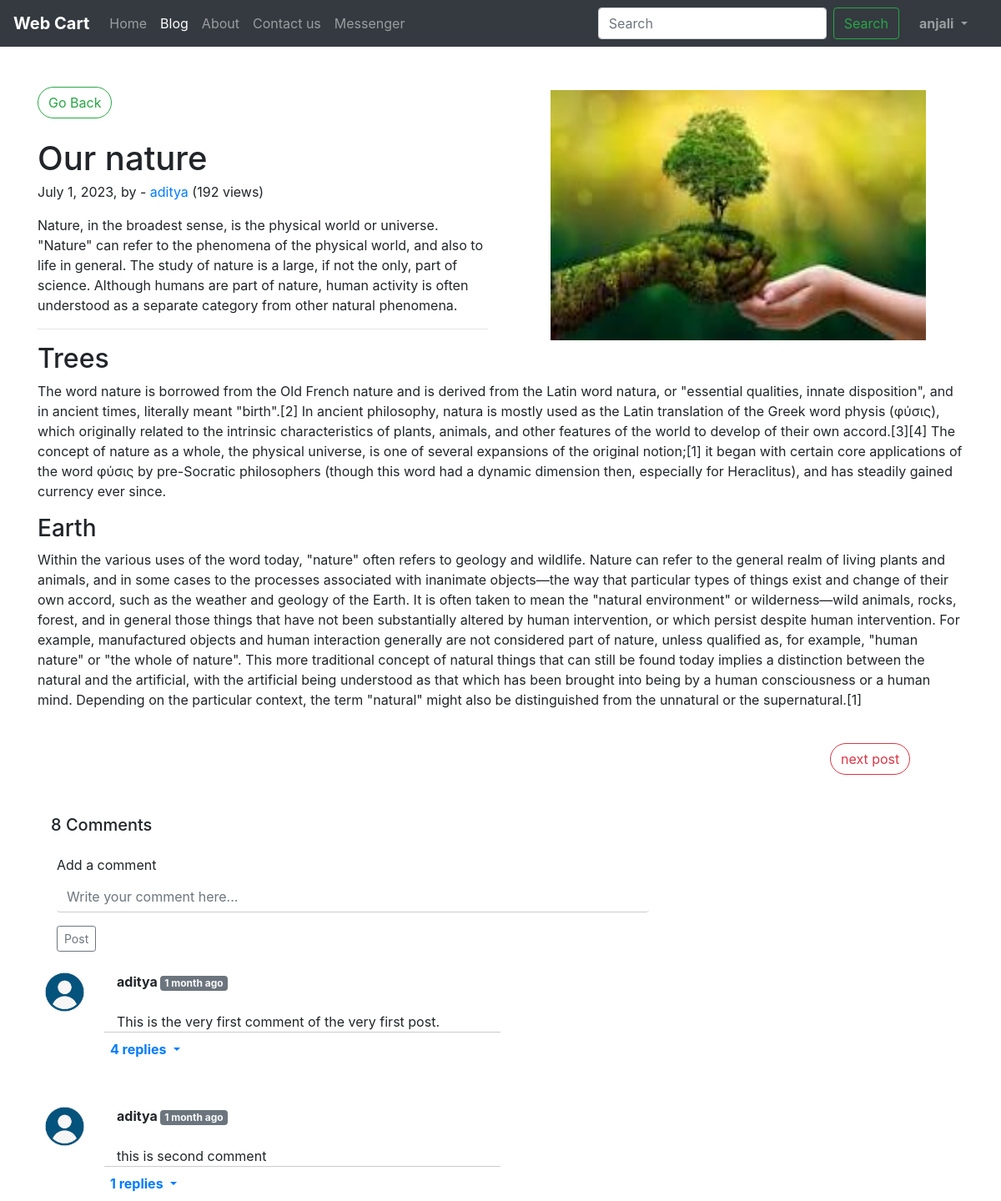
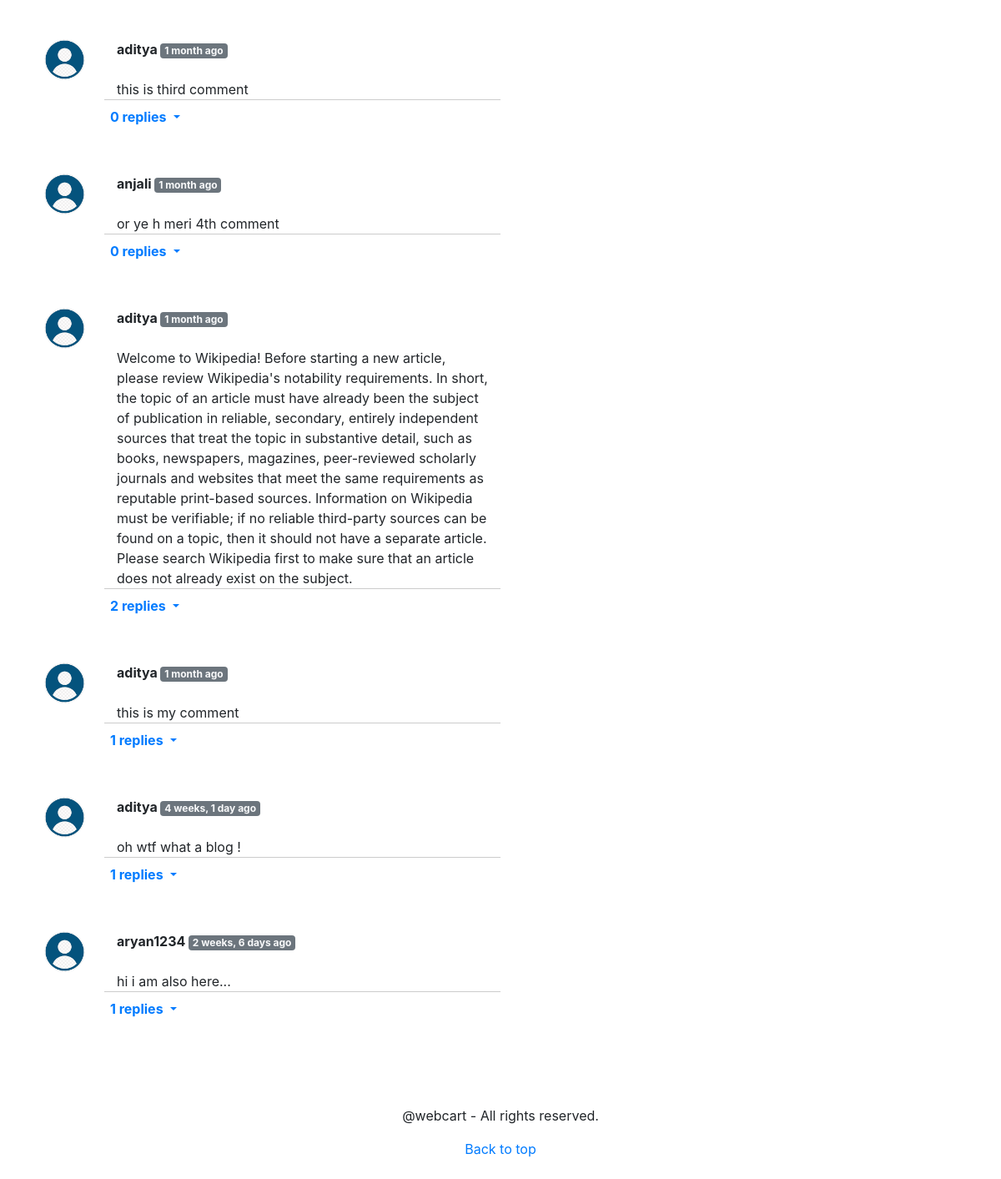
Screenshot of /blog/BlogPost/1 (signed in) with the database file from the repository (2 pictures, top to bottom).
### blog/models.py (models this page shows, shortened)
class BlogPost(models.Model):
    blog_id = models.AutoField(primary_key=True)
    category = models.CharField(max_length=50, default="")
    title = models.CharField(max_length=100)
    intro = models.CharField(max_length=550)
    whole_content = models.TextField(default='', null=True)
    heading01 = models.CharField(max_length=50, default='', null=True)
    content01 = models.CharField(max_length=5000, default='', null=True)
    heading02 = models.CharField(max_length=50, default="", null=True)
    content02 = models.CharField(max_length=5000, default="", null=True)
    heading03 = models.CharField(max_length=50, default="", null=True)
    content03 = models.CharField(max_length=5000, default="", null=True)
    publish_date = models.DateField(auto_now_add=True)
    image = models.ImageField(upload_to="blog/images", default="", null=True)
    views = models.IntegerField(default=0)

class Comment(models.Model):
    s_no = models.AutoField(primary_key=True)
    your_comment = models.TextField()
    user = models.ForeignKey(User, on_delete=models.CASCADE)
    post = models.ForeignKey(BlogPost, on_delete=models.CASCADE)
    parent = models.ForeignKey('self', on_delete=models.CASCADE, null=True)
    timeStamp = models.DateTimeField(default=now)

### blog/views.py (the view)
# urls.py: path("BlogPost/<int:blg_id>", views.blogPost, name='BlogPost'),
def blogPost(request, blg_id):
    blogs = BlogPost.objects.all()
    posts = BlogPost.objects.filter(blog_id=blg_id).first()
    posts.views+=1
    posts.save()
    comments = Comment.objects.filter(post=posts, parent=None)
    replies = Comment.objects.filter(post=posts).exclude(parent=None)
    reply_count = []
    for i in comments:
        temp=0
        for j in replies:
            if j.parent.s_no == i.s_no:
                temp+=1
        reply_count.append([i, temp])
    l=[]
    for i in blogs:
        l.append(i.blog_id)
    return render(request, 'blog/blogPost.html', {'post': posts, 'len': len(blogs), 'ids': l, "comments": reply_count, "replies":replies})

### blog/templates/blog/blogPost.html (shortened to what this page needs)
{% extends 'blog/basic.html' %}
{% block body %}
{% load humanize %}
<article class="blog-post container my-5">
    <div class="row">
        <div class="col-6">
            <button class="btn btn-outline-success rounded-pill mb-4" onclick="window.location = '/blog/blogs'">Go
                Back</button>
            <h1 class="display-5 link-body-emphasis mb-1">{{post.title}}</h1>
            <p class="blog-post-meta">{{post.publish_date}}, by - <span class="text-primary">aditya</span>
                <span>({{post.views}} views)</span>
            </p>
            <p>{{post.intro}}</p>
            <hr>
        </div>
        <div class="col-6" style="display: flex; align-items: center; justify-content: center;">
            <img src="/media/{{post.image}}" alt="" style="width: 450px; height: 300px;">
        </div>
    </div>
    <h2>{{post.heading01}}</h2>
    <p>{{post.content01}}</p>
    <h3>{{post.heading02}}</h3>
    <p>{{post.content02}}</p>
    <div class="row">
        <div class="col-10 mt-4">
        </div>
        <div class="col-2 mt-4">
            <button class="btn btn-outline-danger rounded-pill" id="next" onclick="next()">next post</button>
        </div>
    </div>
</article>
<div class="container">
    <h5 class="ml-3">{{comments|length}} Comments</h5>
    {% if request.user.is_authenticated %}
    <form action="/blog/comments/" method="post" class="col-md-8 mx-2 mb-4 mt-4"> {% csrf_token %}
        <div class="mb-3" id="field">
            <label for="comment-{{comment.s_no}}" class="form-label">Add a comment</label>
            <textarea id="comment-{{comment.s_no}}" rows="1" class="form-control" name="comment" placeholder="Write your comment here..."
                required></textarea>
        </div>
        <button type="submit" class="btn btn-sm btn-outline-secondary">Post</button>
    </form>
    {% else %}
    <p class="ml-4 mb-5">Login to add comments.</p>
    {% endif %}
    {% for comment, reply_count in comments %}
    <div class="row">
        <div class="col-md-1"><img class="w-100 px-2" style="border-radius: 50%;" src="/static/user2.png" alt=""></div>
        <div class="col-md-5" style="border-bottom: 1px solid #ccc;">
            <p class="mb-4"><b>{{comment.user.username}} </b>
                <span class="badge bg-secondary text-light"> {{comment.timeStamp | naturaltime}}</span>
            </p>
            {{comment.your_comment}}
        </div>
    </div>
    <div class="row ml-5 mb-5">
        <div class="col-md-6 ml-4">
            <ul class="navbar-nav">
                <li class="nav-item dropdown">
                    <a class="nav-link dropdown-toggle" href="#" role="button" data-bs-toggle="collapse"
                        data-bs-target="#collapsible-{{comment.s_no}}">
                        <b>{{reply_count}} replies</b>
                    </a>
                </li>
            </ul>
        </div>
    </div>
    {% endfor %}
</div>
<footer class="pt-5 pb-4 text-center text-body-secondary bg-body-tertiary mt-5">
    <p>@webcart - All rights reserved.</p>
    <p class="mb-0">
        <a href="#">Back to top</a>
    </p>
</footer>
{% endblock %}

### blog/templates/blog/basic.html (shortened to what this page needs)
<!doctype html>
<html lang="en">
<head>
    <link rel="stylesheet" href="https://stackpath.bootstrapcdn.com/bootstrap/4.2.1/css/bootstrap.min.css"
>
</head>
<body>
    <nav class="navbar navbar-expand-lg sticky-top navbar-dark bg-dark">
        <a class="navbar-brand" href="/"><strong>Web Cart</strong></a>
        <div class="collapse navbar-collapse" id="navbarSupportedContent">
            <ul class="navbar-nav mr-auto">
                <li class="nav-item" id="li01">
                    <a class="nav-link" href="http://127.0.0.1:8000/shop/">Home</a>
                </li>
                <li class="nav-item  active" id="li04">
                    <a class="nav-link" href="/blog">Blog</a>
                </li>
                <li class="nav-item" id="li02">
                    <a class="nav-link" href="http://127.0.0.1:8000/shop/about">About</a>
                </li>
                <li class="nav-item" id="li03">
                    <a class="nav-link" href="http://127.0.0.1:8000/shop/contact">Contact us</a>
                </li>
                <li class="nav-item" id="li05">
                    <a class="nav-link" href="/blog/messenger">Messenger</a>
                </li>
            </ul>
            <form class="form-inline my-2 my-lg-0" action="/blog/search_result" method="get">
                <input class="form-control mr-sm-2" type="search" placeholder="Search" aria-label="Search" name="search"
                    id="search">
                <button class="btn btn-outline-success my-2 my-sm-0" type="submit">Search</button>
            </form>
            {% if user.is_authenticated %}
            <ul class="navbar-nav mx-3">
                <li class="nav-item dropdown">
                    <a class="nav-link dropdown-toggle" href="#" role="button" data-bs-toggle="dropdown"
                        aria-expanded="false">
                        <b>{{request.user}}</b>
                    </a>
                </li>
            </ul>
            {% else %}
            <button class="btn btn-danger mx-2" data-bs-target="#login-modal" data-bs-toggle="modal">login</button>
            <button class="btn btn-danger" data-bs-target="#signup-modal" data-bs-toggle="modal">sign-up</button>
            {% endif %}
        </div>
    </nav>
    {% block body %} {% endblock %}
</body>
</html>

### blog/templates/blog/blogPost.html (style rules this page uses)
#field textarea { width: 100%; border: 0; outline: 0; border-bottom: 1px solid #ccc; background: transparent; resize: none; }

### rows the page displays
BlogPost: title "Our nature", publish_date "July 1, 2023", views "192", intro "Nature, in the broadest sense, is the physical world or universe. \"Nature\" can refer to the phenomena of the physical world, and also to life in general. The study of nature is a large, if not the only, part of science. Although humans are part of nature, human activity is often understood as a separate category from other natural phenomena.", image (picture), heading01 "Trees", content01 "The word nature is borrowed from the Old French nature and is derived from the Latin word natura, or \"essential qualities, innate disposition\", and in ancient times, literally meant \"birth\".[2] In ancient philosophy, natura is mostly used as the Latin translation of the Greek word physis (φύσις), which originally related to the intrinsic characteristics of plants, animals, and other features of the world to develop of their own accord.[3][4] The concept of nature as a whole, the physical universe, is one of several expansions of the original notion;[1] it began with certain core applications of the word φύσις by pre-Socratic philosophers (though this word had a dynamic dimension then,…", heading02 "Earth", content02 "Within the various uses of the word today, \"nature\" often refers to geology and wildlife. Nature can refer to the general realm of living plants and animals, and in some cases to the processes associated with inanimate objects—the way that particular types of things exist and change of their own accord, such as the weather and geology of the Earth. It is often taken to mean the \"natural environment\" or wilderness—wild animals, rocks, forest, and in general those things that have not been substantially altered by human intervention, or which persist despite human intervention. For example, manufactured objects and human interaction generally are not considered part of nature, unless…"
Comment: user.username "aditya", timeStamp "1 month ago", your_comment "This is the very first comment of the very first post.", reply_count "4"
Comment: user.username "aditya", timeStamp "1 month ago", your_comment "this is second comment", reply_count "1"
Comment: user.username "aditya", timeStamp "1 month ago", your_comment "this is third comment", reply_count "0"
Comment: user.username "anjali", timeStamp "1 month ago", your_comment "or ye h meri 4th comment", reply_count "0"
Comment: user.username "aditya", timeStamp "1 month ago", your_comment "Welcome to Wikipedia! Before starting a new article, please review Wikipedia's notability requirements. In short, the topic of an article must have already been the subject of publication in reliable, secondary, entirely independent sources that treat the topic in substantive detail, such as books, newspapers, magazines, peer-reviewed scholarly journals and websites that meet the same requirements as reputable print-based sources. Information on Wikipedia must be verifiable; if no reliable third-party sources can be found on a topic, then it should not have a separate article. Please search Wikipedia first to make sure that an article does not already exist on the subject.", reply_count "2"
Comment: user.username "aditya", timeStamp "1 month ago", your_comment "this is my comment", reply_count "1"
Comment: user.username "aditya", timeStamp "4 weeks, 1 day ago", your_comment "oh wtf what a blog !", reply_count "1"
Comment: user.username "aryan1234", timeStamp "2 weeks, 6 days ago", your_comment "hi i am also here...", post "1"

### other values shown
{{ request.user }} "anjali"
{{ comments|length }} "8"
